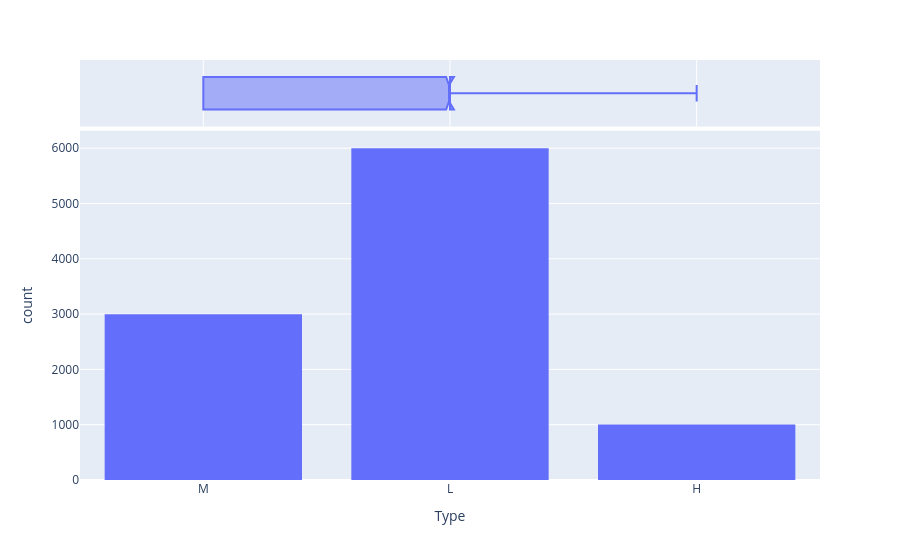

Notebook cell for this chart:
### Code cell
#Histogram of Type with marginal box
px.histogram(ai,x='Type',marginal='box')

### Figure 1 — Plotly figure (JSON) as saved in the notebook; plotly's stock layout.template omitted (floating-point values rounded to 4 significant figures; data arrays with more than 128 entries replaced by an {"elided": "..."} marker saying what was removed)
{"data": [{"alignmentgroup": "True", "bingroup": "x", "hovertemplate": "Type=%{x}<br>count=%{y}<extra></extra>", "legendgroup": "", "marker": {"color": "#636efa", "pattern": {"shape": ""}}, "name": "", "offsetgroup": "", "orientation": "v", "showlegend": false, "type": "histogram", "x": {"elided": "10000 str values"}, "xaxis": "x", "yaxis": "y"}, {"alignmentgroup": "True", "hovertemplate": "Type=%{x}<extra></extra>", "legendgroup": "", "marker": {"color": "#636efa"}, "name": "", "notched": true, "offsetgroup": "", "showlegend": false, "type": "box", "x": {"elided": "10000 str values"}, "xaxis": "x2", "yaxis": "y2"}], "layout": {"barmode": "relative", "legend": {"tracegroupgap": 0}, "margin": {"t": 60}, "xaxis": {"anchor": "y", "domain": [0, 1], "title": {"text": "Type"}}, "xaxis2": {"anchor": "y2", "domain": [0, 1], "matches": "x", "showgrid": true, "showticklabels": false}, "yaxis": {"anchor": "x", "domain": [0, 0.8316], "title": {"text": "count"}}, "yaxis2": {"anchor": "x2", "domain": [0.8416, 1], "matches": "y2", "showgrid": false, "showline": false, "showticklabels": false, "ticks": ""}}}
